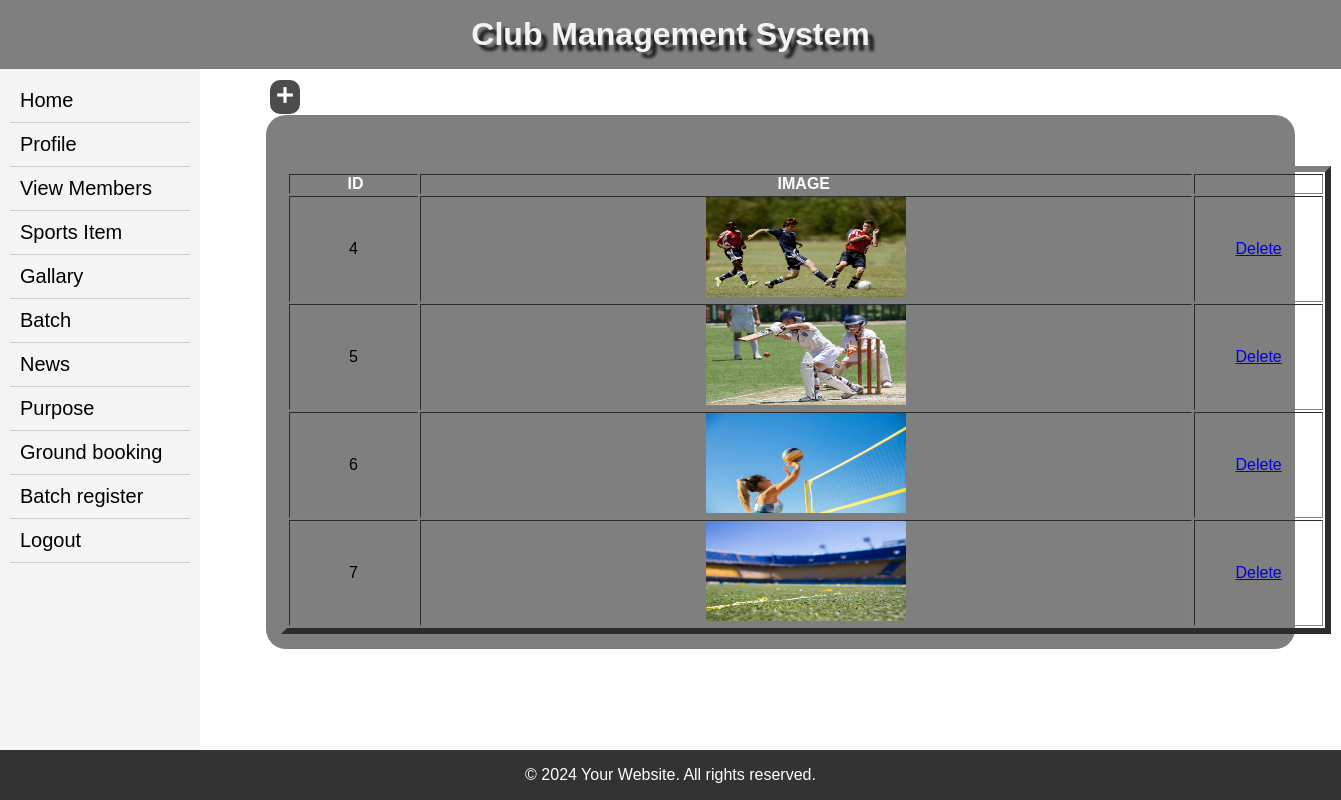
Screenshot of /admingallary/ with the database file from the repository.
### myapp/models.py (models this page shows, shortened)
class clubgallery(models.Model):
    id=models.AutoField(primary_key=True)
    img = models.ImageField(upload_to='gallary',unique=True)

### myapp/views.py (the view)
# urls.py: path("admingallary/",views.adminviewgallary,name='adminviewgallary'),
def adminviewgallary(request):
    list=clubgallery.objects.all()
    return render(request, 'adminviewgallary.html', {'list': list})

### templates/adminviewgallary.html (shortened to what this page needs)
{% extends 'admin_index.html' %}
{% block body %}
<body>
<form id="form1" name="form1" method="post" enctype="multipart/form-data" style="text-align:center;">
    <a href="{% url 'addgallary' %}" style="position: fixed; top:80px; left: 270px; color:#fff; background-color: rgba(0,0,0,0.7); padding:3px; border-radius:10px;"><span class="material-symbols-outlined">
</span></a><br><br>
  <table width="1050" height="250" border="6" align="center">
  <tbody>
    <tr>
      <th width="50" scope="col">&nbsp;ID</th>
      <th width="300" scope="col">IMAGE&nbsp;</th>
      <th width="50" scope="col">&nbsp;</th>
    </tr>
    {% for i in list %}
    <tr>
      <td>{{ i.id }}</td>
      <td><img src="{{i.img.url }}" alt="{{ i.img }}" width="200" height="100"></td>
      <td><a href="{% url 'deleteimage' i.id %}">Delete</a></td>
    </tr>
  {% endfor %}
  </tbody>
</table>
</form>
</body>
{% endblock %}

### templates/admin_index.html (style rules this page uses)
* { margin: 0; padding: 0; box-sizing: border-box; }
body { font-family: Arial, sans-serif; background-image: url(https://png.pngtree.com/background/20230512/original/pngtree-sport-background-picture-image_2502918.jpg); background-size: cover; background-repeat: no-repeat; }
th { color:#fff; }
.material-symbols-outlined { font-variation-settings: 'FILL' 8, 'wght' 900, 'GRAD' 0, 'opsz' 24 }

### rows the page displays
clubgallery: id "4", img (picture)
clubgallery: id "5", img (picture)
clubgallery: id "6", img (picture)
clubgallery: id "7", img (picture)
